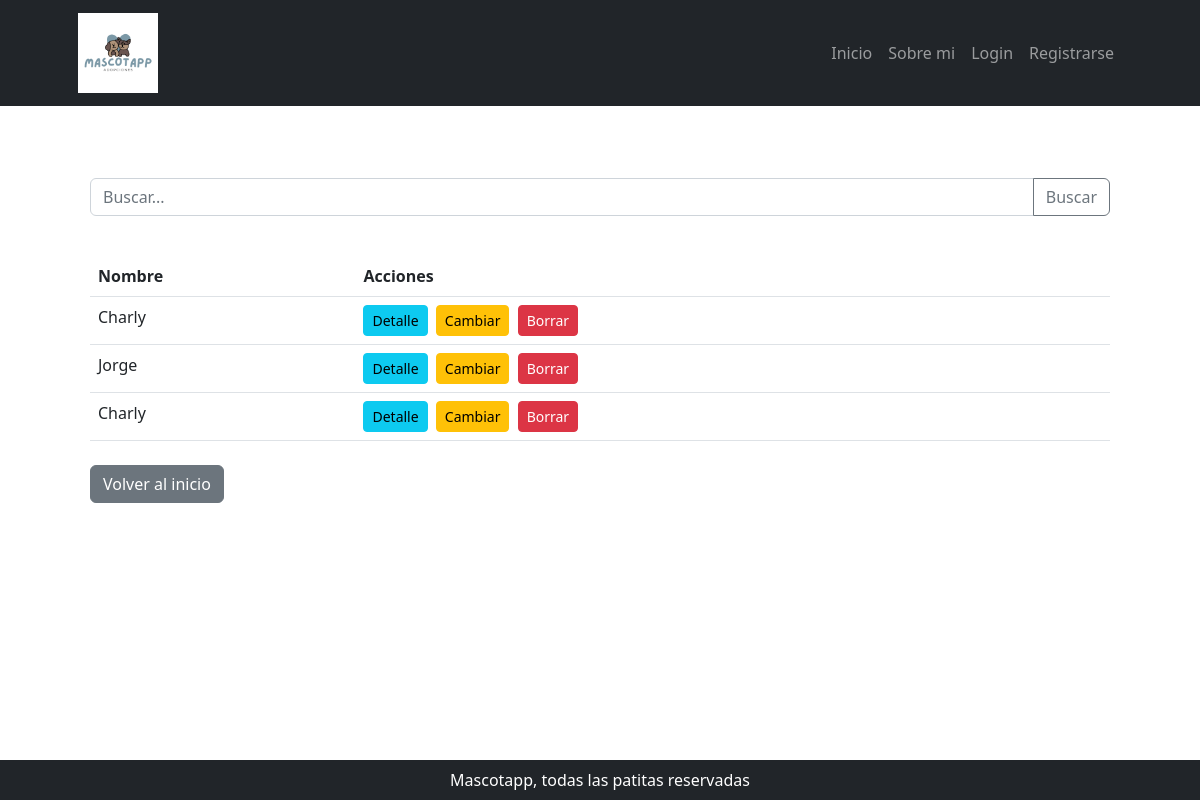
/adopcion/, run on an earlier commit of the app's database.
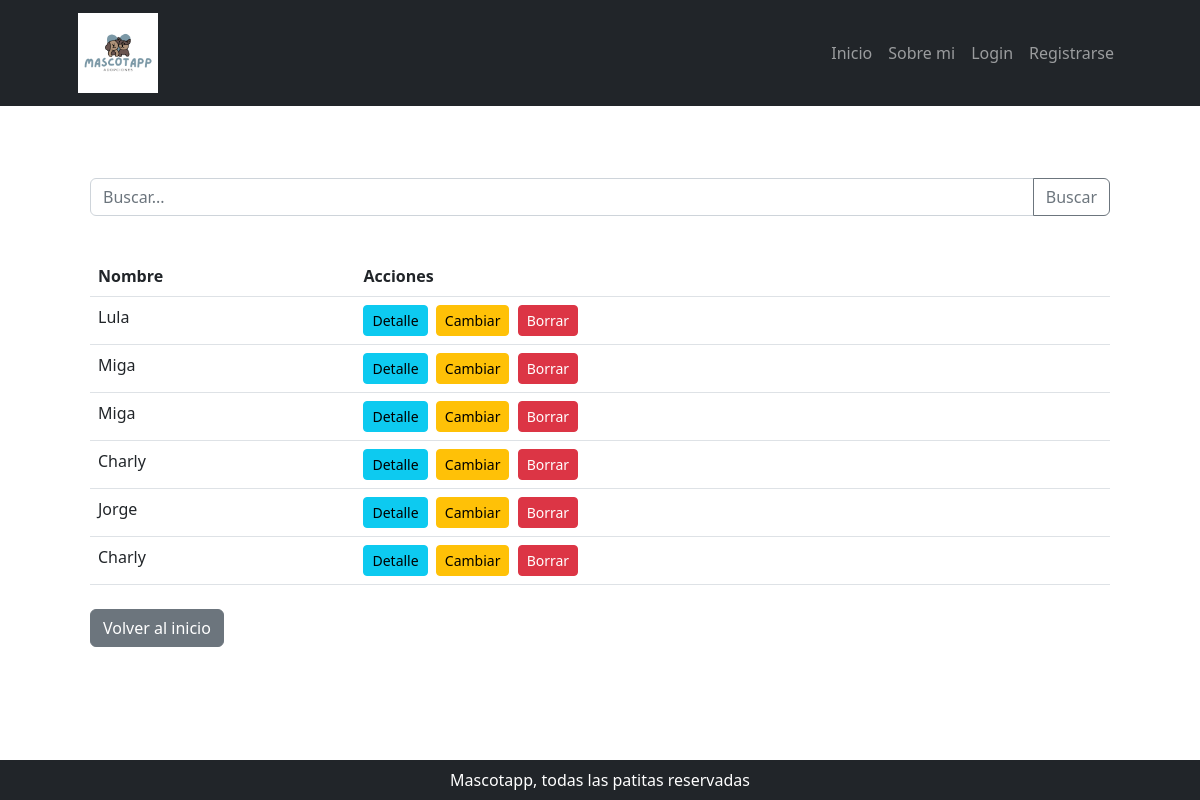
And on a later commit of the database.
### adopcion/models.py (models this page shows, shortened)
class Adopcion(models.Model):
    adoptante = models.ForeignKey(User, on_delete=models.CASCADE)
    mascota = models.ForeignKey("mascota.Mascota", on_delete=models.CASCADE)
    fecha_adopcion = models.DateTimeField(default=timezone.now, editable=False)
    class Meta:
        ordering = ("-fecha_adopcion",)

### adopcion/views.py (the view)
# urls.py: path('', views.AdopcionList.as_view(), name='adopcion_list'),
class AdopcionList(ListView):
    model = Adopcion
    template_name = 'adopcion/lista_adopciones.html'
    context_object_name = 'adopciones'

### adopcion/templates/adopcion/adopcion_list.html (shortened to what this page needs)
{% extends 'core/base.html' %}
{% block contenido %}
<section class="container my-5">
    <section class="py-4">
        <form class="input-group mb-3" action="{% url 'adopcion:adopcion_list' %}" method="get">
            <input type="text" class="form-control" name="consulta" placeholder="Buscar..." aria-label="Buscar">
            <button class="btn btn-outline-secondary" type="submit" id="button-addon2">Buscar</button>
        </form>
    </section>
    {%if not object_list%}
    <p>No hay mascotas cargadas 🥳</p>
    {%else%}
    <table class="table table-hover">
        <thead>
            <tr>
                <th scope="col">Nombre</th>
                <th scope="col">Acciones</th>
            </tr>
        </thead>
        <tbody>
            {% for adopcion in object_list %}
            <tr>
                <td>{{ adopcion.adoptante.username }}</td>
                <td>
                    <a class="btn btn-info btn-sm me-1"
                        href="{% url 'adopcion:adopcion_detail' adopcion.id %}">Detalle</a>
                    <a class="btn btn-warning btn-sm me-1"
                        href="{% url 'adopcion:adopcion_update' adopcion.id %}">Cambiar</a>
                    <a class="btn btn-danger btn-sm" href="{% url 'adopcion:adopcion_delete' adopcion.id %}">Borrar</a>
                </td>
            </tr>
            {% endfor %}
        </tbody>
    </table>
    {%endif%}
    <section class="mt-4">
        <a class="btn btn-secondary" href="{% url 'core:home' %}" role="button">Volver al inicio</a>
    </section>
</section>
{% endblock contenido %}

### core/templates/core/base.html (shortened to what this page needs)
{% load static %}
<!DOCTYPE html>
<html lang="es">
    <head>
        <link href="{% static 'core/css/styles.css' %}" rel="stylesheet" />
    </head>
    <body>
        <nav class="navbar navbar-expand-lg navbar-dark bg-dark">
            <div class="container px-5">
                <a class="navbar-brand" href="{% url 'core:home' %}"><img src="{% static "core/img/logo.webp.png" %}" alt="Mascotapp"></a>
                <div class="collapse navbar-collapse" id="navbarSupportedContent">
                    <ul class="navbar-nav ms-auto mb-2 mb-lg-0">
                        <li class="nav-item"><a class="nav-link {% if request.path == '/' %} active {% endif %}" aria-current="page" href="{% url 'core:home' %}">Inicio</a></li>
                        <li class="nav-item"><a class="nav-link {% if request.path == '/sobre-mi/' %} active {% endif %}" href="{% url 'core:sobre_mi' %}">Sobre mi</a></li>
                        {% if user.is_authenticated %}
                            <li class="nav-item"><a class="nav-link {% if request.path == '/mascota/' %} active {% endif %}" href="{% url 'mascota:mascota_list' %}">Mascotas</a></li>
                            {% if user.is_superuser%}
                            <li class="nav-item"><a class="nav-link {% if request.path == '/adopcion/' %} active {% endif %}" href="{% url 'adopcion:adopcion_list' %}">Pedidos de adopción</a></li>
                            {% endif %}
                            <li class="nav-item"><a class="nav-link {% if request.path == '/adopcion/' %} active {% endif %}" href="{% url 'mascota:mascota_create' %}">Agregar mascota</a></li>
                            <li class="nav-item"><a class="nav-link text-bg-info">{{ user.username }}</a></li>
                            <li class="nav-item">
                                <form action="{% url 'core:logout' %}" method="post">
                                    {% csrf_token %}
                                    <button type="submit" class="btn btn-dark">Cerrar sesión</button>
                                </form>
                            </li>
                        {% else %}
                            <li class="nav-item"><a class="nav-link {% if request.path == '/login/' %} active {% endif %}" href="{% url 'core:login' %}">Login</a></li>
                            <li class="nav-item"><a class="nav-link {% if request.path == '/register/' %} active {% endif %}" href="{% url 'core:register' %}">Registrarse</a></li>
                        {% endif %}
                    </ul>
                </div>
            </div>
        </nav>
        <div class="container px-4 px-lg-5 mt-4">
            {% block contenido %}
            {% endblock contenido %}
        </div>
        {% include 'core/components/footer.html' %}
    </body>
</html>

### core/templates/core/components/footer.html
<footer class="py-2 bg-dark fixed-bottom">
    <div class="container px-4 px-lg-5">
        <p class="m-0 text-center text-white">Mascotapp, todas las patitas reservadas</p>
    </div>
</footer>

What changed in the data, as far as the page shows it:
added Adopcion: adoptante.username "Lula"
added Adopcion: adoptante.username "Miga"
added Adopcion: adoptante.username "Miga"
